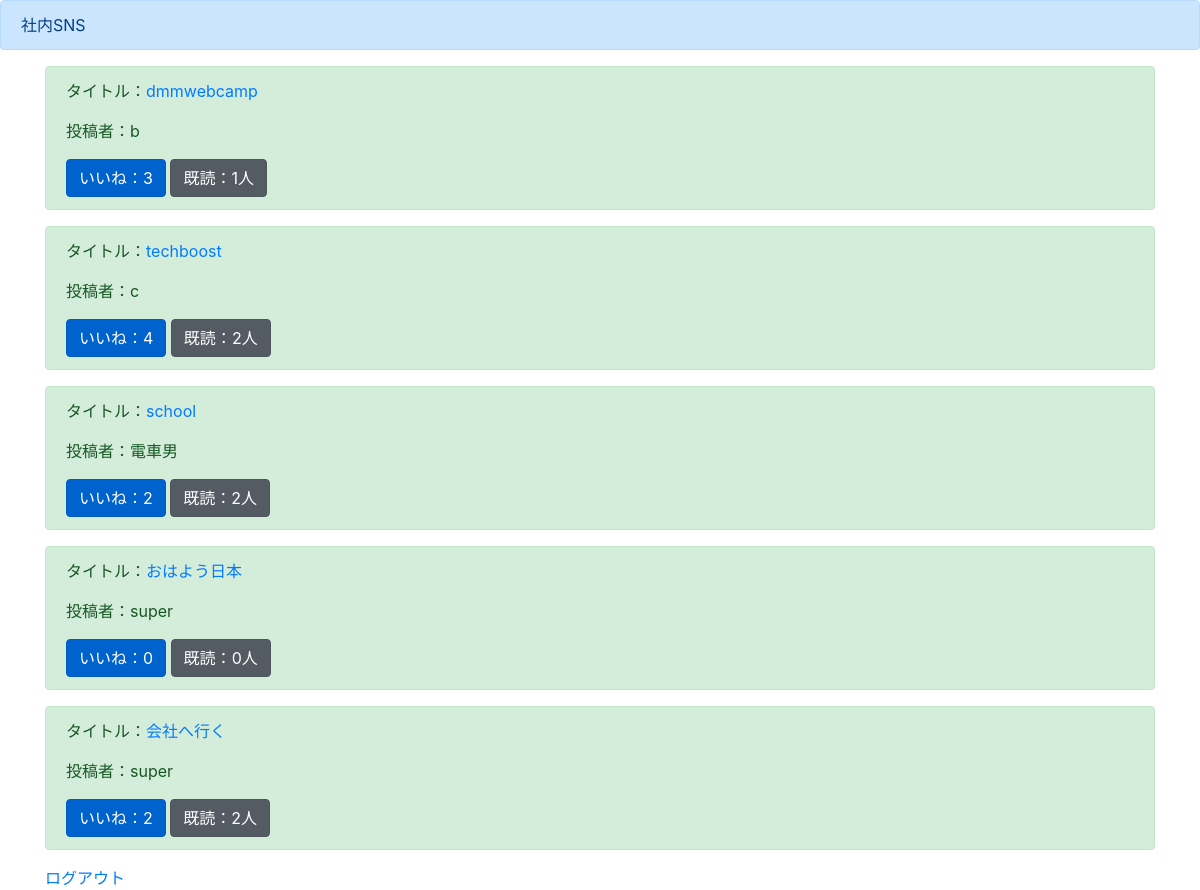
The app's page /list/ (signed in) with its own data.
### boardapp/models.py (models this page shows)
class BoardModel(models.Model):
    title = models.CharField(max_length=100)
    content = models.TextField()
    author = models.CharField(max_length=100)
    images = models.ImageField(upload_to='')
    good = models.IntegerField(null=True, blank=True, default=0)
    read = models.IntegerField(null=True, blank=True, default=0)
    readtext = models.CharField(max_length=200, null=True, blank=True, default='a')

### boardapp/views.py (the view)
# urls.py: path('list/', listfunc, name='list'),
@login_required
def listfunc(request):
    object_list = BoardModel.objects.all()
    return render(request, 'list.html', {'object_list':object_list})

### templates/list.html (shortened to what this page needs)
{% extends 'base.html' %}
{% block header %}
<div class="alert alert-primary" role="alert">
社内SNS
</div>
{% endblock header %}
{% block content %}
<div class = 'container'>
    {% for item in object_list %}
    <div class="alert alert-success" role="alert">
        <p>タイトル：<a href="{% url 'detail' item.pk %}">{{item.title}}</a></p>
        <p>投稿者：{{item.author}}</p>
        <a href="#" class="btn btn-primary active" role="button" aria-pressed="true">いいね：{{item.good}}</a>
        <a href="#" class="btn btn-secondary active" role="button" aria-pressed="true">既読：{{item.read}}人</a>
    </div>
    {% endfor %}
    <a href="{% url 'logout' %}">ログアウト</a>
</div>
{% endblock content %}

### templates/base.html (shortened to what this page needs)
<!doctype html>
<html lang="en">
  <head>
    <link rel="stylesheet" href="https://stackpath.bootstrapcdn.com/bootstrap/4.4.1/css/bootstrap.min.css">
  </head>
  <body>
    {% block header %}
    {% endblock header %}
    {% block content %}
    {% endblock content %}
  </body>
</html>

### records on screen
BoardModel: title "dmmwebcamp", author "b", good "3", read "1"
BoardModel: title "techboost", author "c", good "4", read "2"
BoardModel: title "school", author "電車男", good "2", read "2"
BoardModel: title "おはよう日本", author "super", good "0", read "0"
BoardModel: title "会社へ行く", author "super", good "2", read "2"
